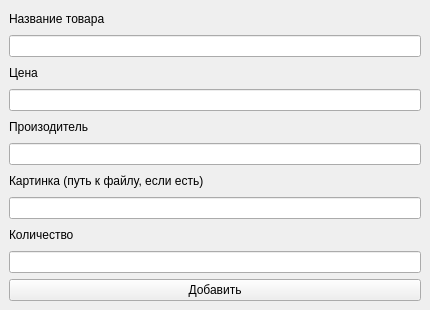
<?xml version="1.0" encoding="UTF-8"?>
<ui version="4.0">
 <class>MainWindow</class>
 <widget class="QMainWindow" name="MainWindow">
  <property name="geometry">
   <rect>
    <x>0</x>
    <y>0</y>
    <width>430</width>
    <height>310</height>
   </rect>
  </property>
  <property name="minimumSize">
   <size>
    <width>430</width>
    <height>310</height>
   </size>
  </property>
  <property name="maximumSize">
   <size>
    <width>430</width>
    <height>310</height>
   </size>
  </property>
  <property name="windowTitle">
   <string>Add info</string>
  </property>
  <widget class="QWidget" name="centralwidget">
   <layout class="QVBoxLayout" name="verticalLayout">
    <item>
     <widget class="QLabel" name="label">
      <property name="text">
       <string>Название товара</string>
      </property>
     </widget>
    </item>
    <item>
     <widget class="QLineEdit" name="lineEdit"/>
    </item>
    <item>
     <widget class="QLabel" name="label_2">
      <property name="text">
       <string>Цена</string>
      </property>
     </widget>
    </item>
    <item>
     <widget class="QLineEdit" name="lineEdit_2"/>
    </item>
    <item>
     <widget class="QLabel" name="label_3">
      <property name="text">
       <string>Произодитель</string>
      </property>
     </widget>
    </item>
    <item>
     <widget class="QLineEdit" name="lineEdit_3"/>
    </item>
    <item>
     <widget class="QLabel" name="label_4">
      <property name="text">
       <string>Картинка (путь к файлу, если есть)</string>
      </property>
     </widget>
    </item>
    <item>
     <widget class="QLineEdit" name="lineEdit_4"/>
    </item>
    <item>
     <widget class="QLabel" name="label_5">
      <property name="text">
       <string>Количество</string>
      </property>
     </widget>
    </item>
    <item>
     <widget class="QLineEdit" name="lineEdit_5"/>
    </item>
    <item>
     <widget class="QPushButton" name="pushButton">
      <property name="text">
       <string>Добавить</string>
      </property>
     </widget>
    </item>
   </layout>
  </widget>
 </widget>
 <resources/>
 <connections/>
</ui>
